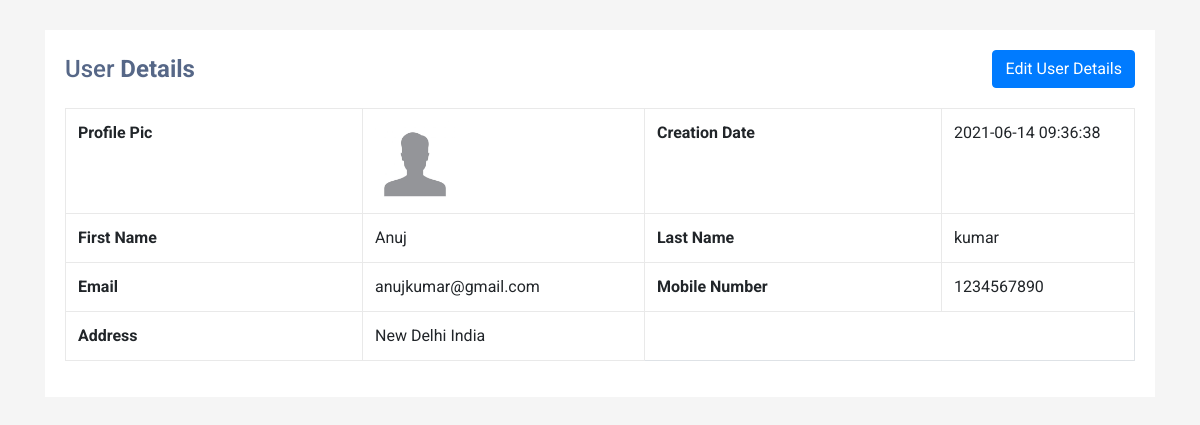
The app's page /read.php?viewid=8 with its own data.
### tables this page shows
CREATE TABLE `tblusers` (
  `ID` int(10) NOT NULL,
  `FirstName` varchar(200) DEFAULT NULL,
  `LastName` varchar(200) DEFAULT NULL,
  `MobileNumber` bigint(10) DEFAULT NULL,
  `Email` varchar(200) DEFAULT NULL,
  `Address` mediumtext DEFAULT NULL,
  `ProfilePic` varchar(200) DEFAULT NULL,
  `CreationDate` timestamp NOT NULL DEFAULT current_timestamp() ON UPDATE current_timestamp()
);

### read.php (the view, shortened to what this page needs)
<?php
include('dbconnection.php');
?>
<!DOCTYPE html>
<html lang="en">
<head>
<link rel="stylesheet" href="https://stackpath.bootstrapcdn.com/bootstrap/4.5.0/css/bootstrap.min.css">
<link rel="stylesheet" href="https://maxcdn.bootstrapcdn.com/font-awesome/4.7.0/css/font-awesome.min.css">
</head>
<body>
<div class="container-xl">
    <div class="table-responsive">
        <div class="table-wrapper">
            <div class="table-title">
                <div class="row">
                    <div class="col-sm-5">
                        <h2>User <b>Details</b></h2>
                    </div>
<?php
$vid=$_GET['viewid'];
$ret=mysqli_query($con,"select * from tblusers where ID =$vid");
while ($row=mysqli_fetch_array($ret)) {
?>
                     <div class="col-sm-7" align="right">
                        <a href="edit.php?editid=<?php echo htmlentities ($row['ID']);?>" class="btn btn-primary"><span>Edit User Details</span></a>
                    </div>
                </div>
            </div>
<table cellpadding="0" cellspacing="0" border="0" class="display table table-bordered" id="hidden-table-info">
<tbody>
    <tr>
        <th width="200">Profile Pic</th>
        <td><img src="profilepics/<?php  echo $row['ProfilePic'];?>" width="80" height="80"></td>
           <th width="200">Creation Date</th>
    <td><?php  echo $row['CreationDate'];?></td>
    </tr>
 <tr>
    <th>First Name</th>
    <td><?php  echo $row['FirstName'];?></td>
    <th>Last Name</th>
    <td><?php  echo $row['LastName'];?></td>
  </tr>
  <tr>
    <th>Email</th>
    <td><?php  echo $row['Email'];?></td>
    <th>Mobile Number</th>
    <td><?php  echo $row['MobileNumber'];?></td>
  </tr>
  <tr>
    <th>Address</th>
    <td><?php  echo $row['Address'];?></td>
  </tr>
<?php
}?>
</tbody>
</table>
        </div>
    </div>
</div>
</body>
</html>

### read.php (style rules this page uses)
body { color: #566787; background: #f5f5f5; font-family: 'Roboto', sans-serif; }
.table-responsive { margin: 30px 0; }
.table-wrapper { min-width: 1000px; background: #fff; padding: 20px; box-shadow: 0 1px 1px rgba(0,0,0,.05); }
.table-title { font-size: 15px; padding-bottom: 10px; margin: 0 0 10px; min-height: 45px; }
.table-title h2 { margin: 5px 0 0; font-size: 24px; }
table.table tr th, table.table tr td { border-color: #e9e9e9; }
table.table td:last-child { width: 130px; }

### records on screen
tblusers: ProfilePic (picture), CreationDate "2021-06-14 09:36:38", FirstName "Anuj", LastName "kumar", Email "anujkumar@gmail.com", MobileNumber "1234567890", Address "New Delhi India"
